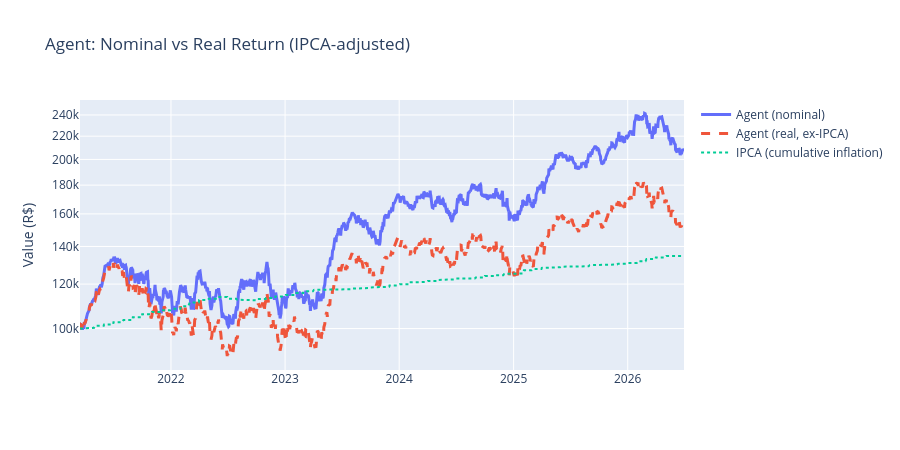

Write notebook code for a chart like this one.
### Markdown cell above
## 3. Real (Inflation-Adjusted) Return vs IPCA

Nominal gains overstate wealth in a high-inflation economy. Dividing the agent's value by cumulative IPCA gives real purchasing power.

### Code cell
if 'ipca' in macro:
    ipca_val = inflation_curve()
    real_agent = agent / (ipca_val / INITIAL_CAPITAL)

    fig = go.Figure()
    fig.add_trace(go.Scatter(x=dates, y=agent.values, name='Agent (nominal)', line=dict(width=3)))
    fig.add_trace(go.Scatter(x=dates, y=real_agent.values, name='Agent (real, ex-IPCA)',
                             line=dict(width=3, dash='dash')))
    fig.add_trace(go.Scatter(x=dates, y=ipca_val.values, name='IPCA (cumulative inflation)',
                             line=dict(width=2, dash='dot')))
    fig.update_layout(title='Agent: Nominal vs Real Return (IPCA-adjusted)',
                      yaxis_type='log', yaxis_title='Value (R$)', height=450)
    fig.show()

    print(f"Nominal return : {agent.iloc[-1] / INITIAL_CAPITAL - 1:+.1%}")
    print(f"Real return    : {real_agent.iloc[-1] / INITIAL_CAPITAL - 1:+.1%}")
    print(f"Inflation      : {ipca_val.iloc[-1] / INITIAL_CAPITAL - 1:+.1%}")
else:
    print('IPCA not available')

### Figure 1 — Plotly figure (JSON) as saved in the notebook; plotly's stock layout.template omitted (floating-point values rounded to 4 significant figures; data arrays with more than 128 entries replaced by an {"elided": "..."} marker saying what was removed)
{"data": [{"line": {"width": 3}, "name": "Agent (nominal)", "type": "scatter", "x": {"elided": "1319 str values"}, "y": {"elided": "1319 float values"}}, {"line": {"dash": "dash", "width": 3}, "name": "Agent (real, ex-IPCA)", "type": "scatter", "x": {"elided": "1319 str values"}, "y": {"elided": "1319 float values"}}, {"line": {"dash": "dot", "width": 2}, "name": "IPCA (cumulative inflation)", "type": "scatter", "x": {"elided": "1319 str values"}, "y": {"elided": "1319 float values"}}], "layout": {"height": 450, "title": {"text": "Agent: Nominal vs Real Return (IPCA-adjusted)"}, "yaxis": {"title": {"text": "Value (R$)"}, "type": "log"}}}
